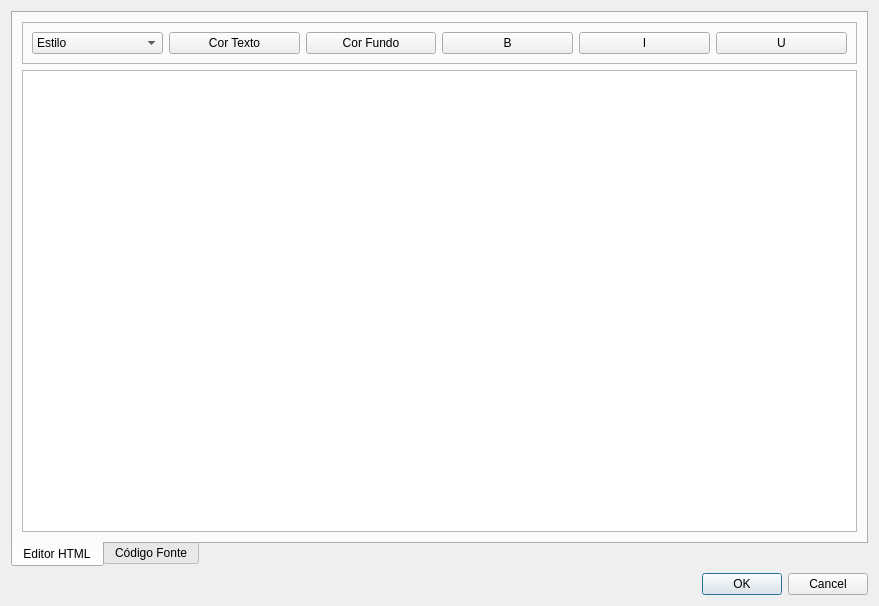
<?xml version="1.0" encoding="UTF-8"?>
<ui version="4.0">
 <class>DialogDocumentEditor</class>
 <widget class="QDialog" name="DialogDocumentEditor">
  <property name="geometry">
   <rect>
    <x>0</x>
    <y>0</y>
    <width>879</width>
    <height>606</height>
   </rect>
  </property>
  <property name="windowTitle">
   <string>Dialog</string>
  </property>
  <property name="styleSheet">
   <string notr="true"/>
  </property>
  <layout class="QVBoxLayout" name="verticalLayout_3">
   <item>
    <widget class="QTabWidget" name="tabWidget">
     <property name="tabPosition">
      <enum>QTabWidget::South</enum>
     </property>
     <property name="currentIndex">
      <number>0</number>
     </property>
     <widget class="QWidget" name="tabEditor">
      <attribute name="title">
       <string>Editor HTML</string>
      </attribute>
      <layout class="QVBoxLayout" name="verticalLayout">
       <item>
        <widget class="QFrame" name="frame">
         <property name="frameShape">
          <enum>QFrame::StyledPanel</enum>
         </property>
         <property name="frameShadow">
          <enum>QFrame::Raised</enum>
         </property>
         <layout class="QHBoxLayout" name="horizontalLayout">
          <item>
           <widget class="QComboBox" name="comboTag">
            <item>
             <property name="text">
              <string>Estilo</string>
             </property>
            </item>
            <item>
             <property name="text">
              <string>H1</string>
             </property>
            </item>
            <item>
             <property name="text">
              <string>H2</string>
             </property>
            </item>
            <item>
             <property name="text">
              <string>H3</string>
             </property>
            </item>
            <item>
             <property name="text">
              <string>SMALL</string>
             </property>
            </item>
           </widget>
          </item>
          <item>
           <widget class="QPushButton" name="btnCor">
            <property name="text">
             <string>Cor Texto</string>
            </property>
           </widget>
          </item>
          <item>
           <widget class="QPushButton" name="btnCorFundo">
            <property name="text">
             <string>Cor Fundo</string>
            </property>
           </widget>
          </item>
          <item>
           <widget class="QPushButton" name="btnBold">
            <property name="text">
             <string>B</string>
            </property>
            <property name="shortcut">
             <string>Ctrl+B</string>
            </property>
           </widget>
          </item>
          <item>
           <widget class="QPushButton" name="btnItalic">
            <property name="text">
             <string>I</string>
            </property>
            <property name="shortcut">
             <string>Ctrl+I</string>
            </property>
           </widget>
          </item>
          <item>
           <widget class="QPushButton" name="btnUnderline">
            <property name="text">
             <string>U</string>
            </property>
            <property name="shortcut">
             <string>Ctrl+U</string>
            </property>
           </widget>
          </item>
         </layout>
        </widget>
       </item>
       <item>
        <widget class="QTextEdit" name="textEdit"/>
       </item>
      </layout>
     </widget>
     <widget class="QWidget" name="tabSource">
      <attribute name="title">
       <string>Código Fonte</string>
      </attribute>
      <layout class="QVBoxLayout" name="verticalLayout_2">
       <item>
        <widget class="QTextEdit" name="textEditSource"/>
       </item>
      </layout>
     </widget>
    </widget>
   </item>
   <item>
    <widget class="QDialogButtonBox" name="buttonBox">
     <property name="orientation">
      <enum>Qt::Horizontal</enum>
     </property>
     <property name="standardButtons">
      <set>QDialogButtonBox::Cancel|QDialogButtonBox::Ok</set>
     </property>
    </widget>
   </item>
  </layout>
 </widget>
 <resources/>
 <connections>
  <connection>
   <sender>buttonBox</sender>
   <signal>accepted()</signal>
   <receiver>DialogDocumentEditor</receiver>
   <slot>accept()</slot>
   <hints>
    <hint type="sourcelabel">
     <x>248</x>
     <y>254</y>
    </hint>
    <hint type="destinationlabel">
     <x>157</x>
     <y>274</y>
    </hint>
   </hints>
  </connection>
  <connection>
   <sender>buttonBox</sender>
   <signal>rejected()</signal>
   <receiver>DialogDocumentEditor</receiver>
   <slot>reject()</slot>
   <hints>
    <hint type="sourcelabel">
     <x>316</x>
     <y>260</y>
    </hint>
    <hint type="destinationlabel">
     <x>286</x>
     <y>274</y>
    </hint>
   </hints>
  </connection>
 </connections>
</ui>
